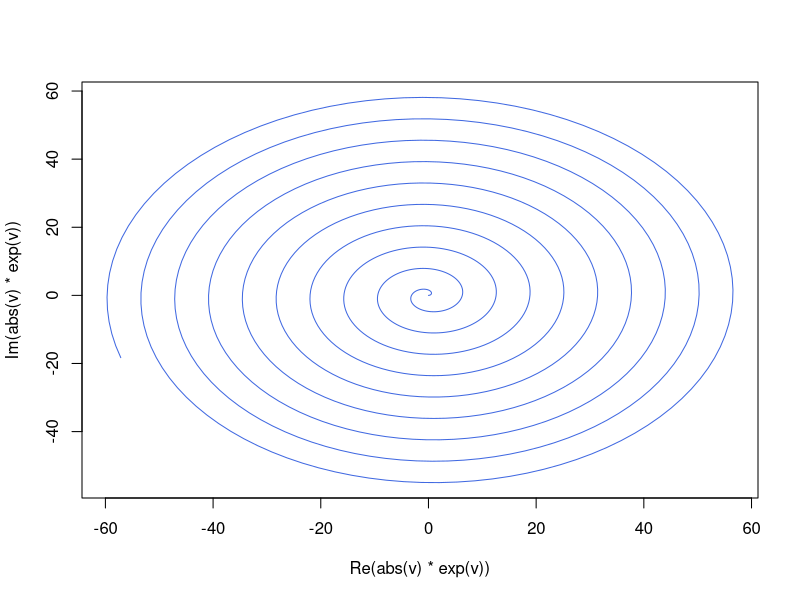

Source code (R):
## ----rmarkdown, eval=FALSE-----------------------------------------------
#  install.packages("rmarkdown")

## ----code, echo = FALSE--------------------------------------------------
## The following redefinitions are only for printing the verbatim header below
doc_date = function() "`r doc_date()`"
pkg_ver = function(name) sprintf("`r pkg_ver('%s')`", name)

## ----macro, echo=FALSE---------------------------------------------------
macro <- function(name, pkg, description)
    sprintf('`` `r %s("%s")` `` %s %s', name, pkg,
            description, do.call(name, list(pkg)))

## ----figure, fig.width=4.0, fig.height=4.4-------------------------------
v = seq(0, 60i, length = 1000)
plot(abs(v)*exp(v), type = "l", col = "Royalblue")

## ----sessionInfo, echo=FALSE---------------------------------------------
sessionInfo()

